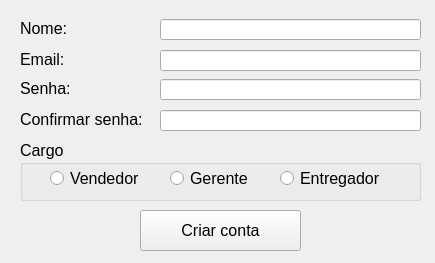
<?xml version="1.0" encoding="UTF-8"?>
<ui version="4.0">
 <class>tela_criar_conta</class>
 <widget class="QMainWindow" name="tela_criar_conta">
  <property name="geometry">
   <rect>
    <x>0</x>
    <y>0</y>
    <width>435</width>
    <height>263</height>
   </rect>
  </property>
  <property name="maximumSize">
   <size>
    <width>500</width>
    <height>500</height>
   </size>
  </property>
  <property name="windowTitle">
   <string notr="true">Criar Conta</string>
  </property>
  <property name="windowIcon">
   <iconset>
    <normaloff>icone_login.png</normaloff>icone_login.png</iconset>
  </property>
  <widget class="QWidget" name="centralwidget">
   <widget class="QPushButton" name="botao_criar_conta">
    <property name="geometry">
     <rect>
      <x>140</x>
      <y>210</y>
      <width>161</width>
      <height>41</height>
     </rect>
    </property>
    <property name="font">
     <font>
      <pointsize>12</pointsize>
     </font>
    </property>
    <property name="text">
     <string notr="true">Criar conta</string>
    </property>
   </widget>
   <widget class="QLineEdit" name="texto_usuario">
    <property name="geometry">
     <rect>
      <x>160</x>
      <y>19</y>
      <width>261</width>
      <height>21</height>
     </rect>
    </property>
    <property name="font">
     <font>
      <pointsize>12</pointsize>
     </font>
    </property>
    <property name="text">
     <string notr="true"/>
    </property>
    <property name="maxLength">
     <number>40</number>
    </property>
   </widget>
   <widget class="QLabel" name="label_nome">
    <property name="geometry">
     <rect>
      <x>20</x>
      <y>20</y>
      <width>71</width>
      <height>16</height>
     </rect>
    </property>
    <property name="font">
     <font>
      <pointsize>12</pointsize>
     </font>
    </property>
    <property name="text">
     <string notr="true">Nome:</string>
    </property>
   </widget>
   <widget class="QLineEdit" name="texto_senha_1">
    <property name="geometry">
     <rect>
      <x>160</x>
      <y>79</y>
      <width>261</width>
      <height>21</height>
     </rect>
    </property>
    <property name="font">
     <font>
      <pointsize>12</pointsize>
      <strikeout>false</strikeout>
      <stylestrategy>PreferDefault</stylestrategy>
      <kerning>true</kerning>
     </font>
    </property>
    <property name="text">
     <string notr="true"/>
    </property>
    <property name="maxLength">
     <number>20</number>
    </property>
    <property name="echoMode">
     <enum>QLineEdit::Password</enum>
    </property>
   </widget>
   <widget class="QLabel" name="label_senha_1">
    <property name="geometry">
     <rect>
      <x>20</x>
      <y>80</y>
      <width>61</width>
      <height>16</height>
     </rect>
    </property>
    <property name="font">
     <font>
      <pointsize>12</pointsize>
     </font>
    </property>
    <property name="text">
     <string notr="true">Senha:</string>
    </property>
   </widget>
   <widget class="QLabel" name="label_senha_2">
    <property name="geometry">
     <rect>
      <x>20</x>
      <y>111</y>
      <width>131</width>
      <height>16</height>
     </rect>
    </property>
    <property name="font">
     <font>
      <pointsize>12</pointsize>
     </font>
    </property>
    <property name="text">
     <string notr="true">Confirmar senha:</string>
    </property>
   </widget>
   <widget class="QLineEdit" name="texto_senha_2">
    <property name="geometry">
     <rect>
      <x>160</x>
      <y>110</y>
      <width>261</width>
      <height>21</height>
     </rect>
    </property>
    <property name="font">
     <font>
      <pointsize>12</pointsize>
      <strikeout>false</strikeout>
      <stylestrategy>PreferDefault</stylestrategy>
      <kerning>true</kerning>
     </font>
    </property>
    <property name="text">
     <string notr="true"/>
    </property>
    <property name="maxLength">
     <number>20</number>
    </property>
    <property name="echoMode">
     <enum>QLineEdit::Password</enum>
    </property>
   </widget>
   <widget class="QLabel" name="label_email">
    <property name="geometry">
     <rect>
      <x>20</x>
      <y>51</y>
      <width>71</width>
      <height>16</height>
     </rect>
    </property>
    <property name="font">
     <font>
      <pointsize>12</pointsize>
     </font>
    </property>
    <property name="text">
     <string notr="true">Email:</string>
    </property>
   </widget>
   <widget class="QLineEdit" name="texto_email">
    <property name="geometry">
     <rect>
      <x>160</x>
      <y>50</y>
      <width>261</width>
      <height>21</height>
     </rect>
    </property>
    <property name="font">
     <font>
      <pointsize>12</pointsize>
     </font>
    </property>
    <property name="text">
     <string notr="true"/>
    </property>
    <property name="maxLength">
     <number>40</number>
    </property>
   </widget>
   <widget class="QGroupBox" name="group_box_cargo">
    <property name="geometry">
     <rect>
      <x>20</x>
      <y>140</y>
      <width>401</width>
      <height>61</height>
     </rect>
    </property>
    <property name="font">
     <font>
      <pointsize>12</pointsize>
     </font>
    </property>
    <property name="title">
     <string notr="true">Cargo</string>
    </property>
    <widget class="QRadioButton" name="radio_button_vendedor">
     <property name="geometry">
      <rect>
       <x>30</x>
       <y>30</y>
       <width>101</width>
       <height>17</height>
      </rect>
     </property>
     <property name="text">
      <string notr="true">Vendedor</string>
     </property>
    </widget>
    <widget class="QRadioButton" name="radio_button_gerente">
     <property name="geometry">
      <rect>
       <x>150</x>
       <y>30</y>
       <width>101</width>
       <height>17</height>
      </rect>
     </property>
     <property name="text">
      <string notr="true">Gerente</string>
     </property>
    </widget>
    <widget class="QRadioButton" name="radio_button_entregador">
     <property name="geometry">
      <rect>
       <x>260</x>
       <y>30</y>
       <width>121</width>
       <height>17</height>
      </rect>
     </property>
     <property name="text">
      <string notr="true">Entregador</string>
     </property>
    </widget>
   </widget>
  </widget>
 </widget>
 <resources/>
 <connections/>
</ui>
